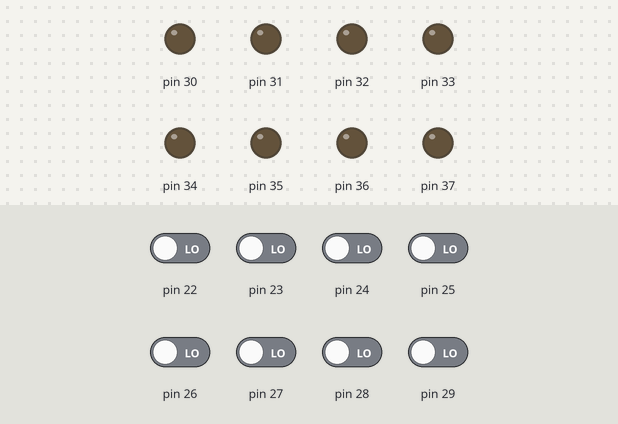
The program below on a simulated Arduino Mega 2560, built with avr-gcc and run on an emulated ATmega2560. Parts: output pins drawn as LEDs (lit = HIGH). Inputs (shaded band) come from the test bench; at power-on: pin 22–29 LOW.

Above: at 1.2 s.
1.3 s: pin 22 driven HIGH
At 2.2 s:
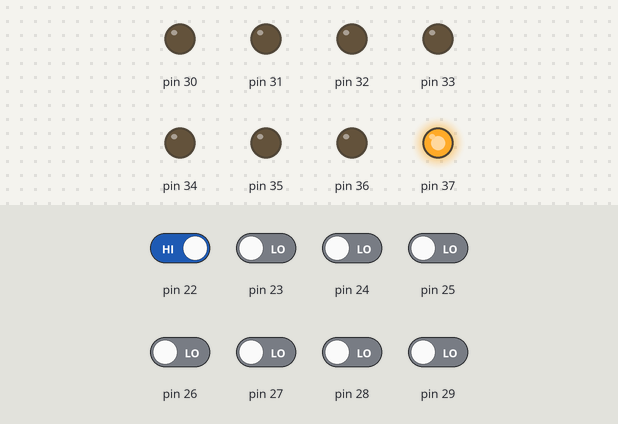
2.8 s: pin 23 driven HIGH
At 3.3 s:
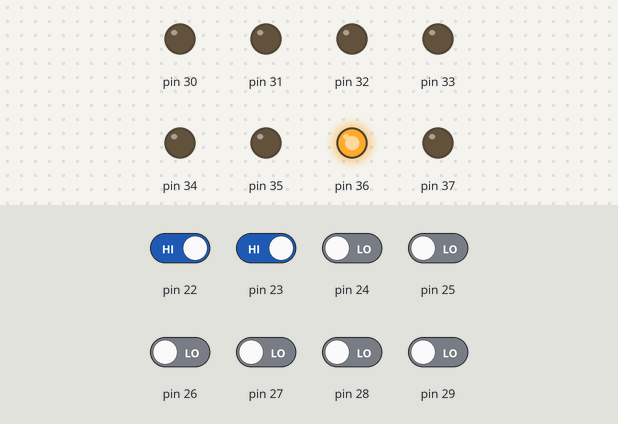
4.3 s: pin 24 driven HIGH
At 5.5 s:
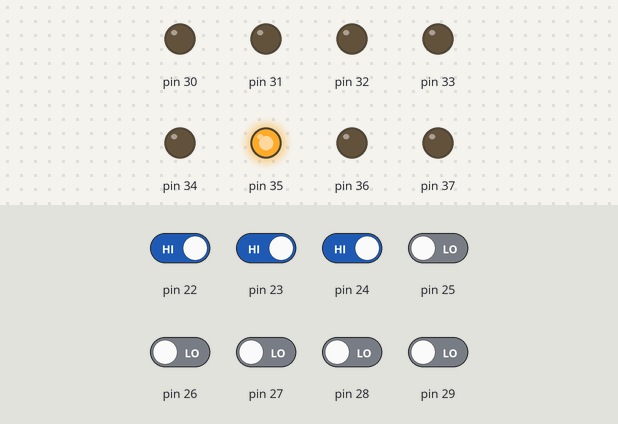
5.8 s: pin 25 driven HIGH
At 6.8 s:
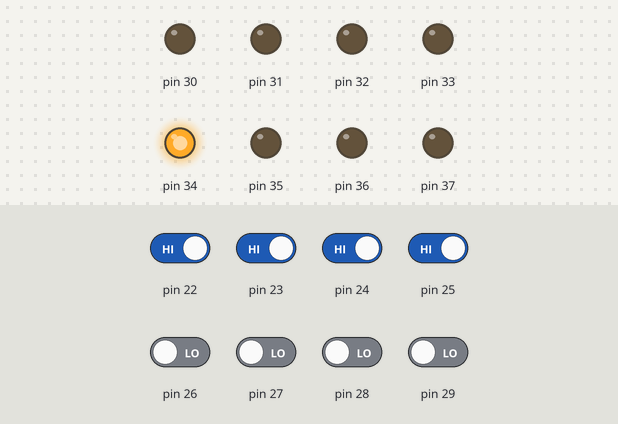
7.3 s: pin 26 driven HIGH
At 8.0 s:
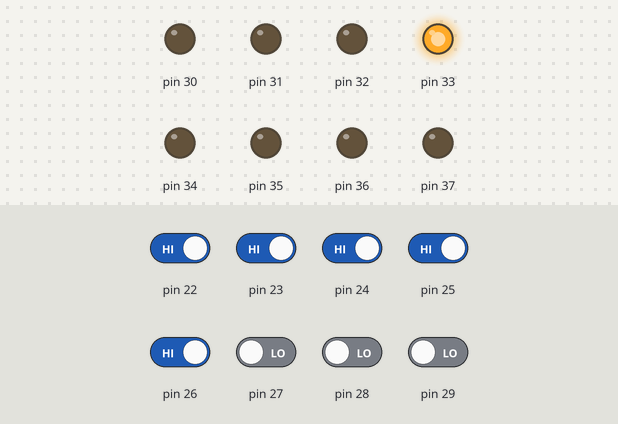
8.8 s: pin 27 driven HIGH
At 9.1 s:
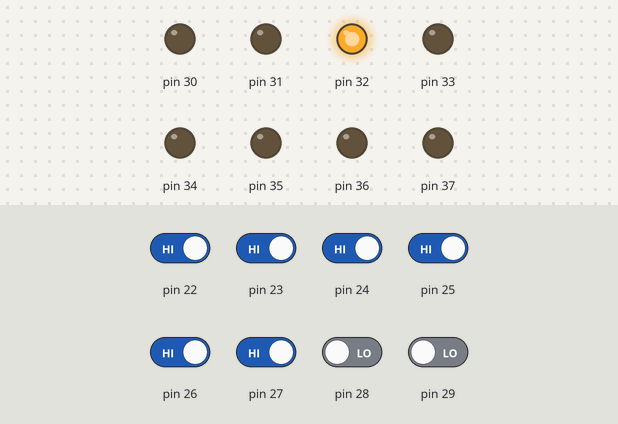
Timing chart, 0 to 11.3 s (numbered marks = the images above; inputs shaded):
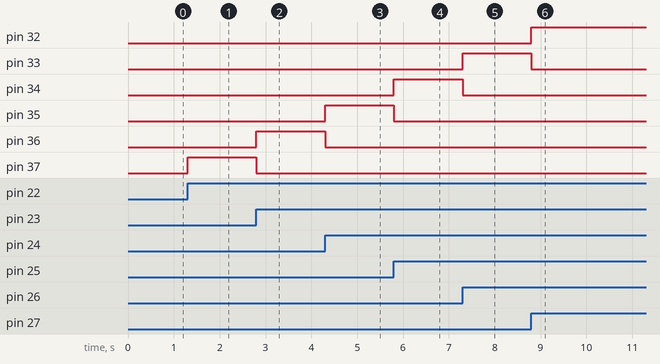

Measured:
- after the input at 1.3 s, pin 37: LOW → HIGH at once
- after the input at 2.8 s, pin 36: LOW → HIGH at once; pin 37: HIGH → LOW at once
- after the input at 4.3 s, pin 35: LOW → HIGH at once; pin 36: HIGH → LOW at once
- after the input at 5.8 s, pin 34: LOW → HIGH at once; pin 35: HIGH → LOW at once
- after the input at 7.3 s, pin 33: LOW → HIGH at once; pin 34: HIGH → LOW at once
- after the input at 8.8 s, pin 32: LOW → HIGH at once; pin 33: HIGH → LOW at once

The program:

main.cpp
```cpp
#include<Arduino.h>

void setup() {
    // PORTA as inputs (gpio 22-29)
    DDRA = 0x00;
    // PORTC as outputs (gpio 37-30)
    DDRC = 0xFF;
}

/* Note: The ATmega2560 used in the Arduino Mega only runs at 16MHz.
 * This is too slow to properly simulate a 74HC86 chip from the
 * perspective of an 8051 running at 33MHz. This code is somewhat
 * optimized for speed but a delay must be put into the DE2-8052
 * test code to ensure proper functionality.*/
void loop() {
    /* Each bit pair of PINA is an input to an xor gate.
     * Each bit pair of PINA corresponds with a single bit of PORTC.
     * PINA[0:1](GPIO 22:23) => PORTC[0](GPIO 37)
     * PINA[2:3](GPIO 24:25) => PORTC[2](GPIO 35)
     * PINA[4:5](GPIO 26:27) => PORTC[4](GPIO 33)
     * PINA[6:7](GPIO 28:29) => PORTC[6](GPIO 31)
     * Odd indices of PORTC are unused. */
    PORTC = PINA ^ (PINA >> 1);
}
```
